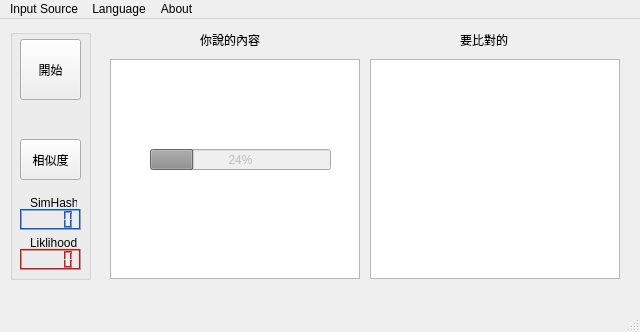
<?xml version="1.0" encoding="UTF-8"?>
<ui version="4.0">
 <class>MainWindow</class>
 <widget class="QMainWindow" name="MainWindow">
  <property name="geometry">
   <rect>
    <x>0</x>
    <y>0</y>
    <width>640</width>
    <height>332</height>
   </rect>
  </property>
  <property name="sizePolicy">
   <sizepolicy hsizetype="Fixed" vsizetype="Fixed">
    <horstretch>0</horstretch>
    <verstretch>0</verstretch>
   </sizepolicy>
  </property>
  <property name="windowTitle">
   <string>語音辨識小程式</string>
  </property>
  <widget class="QWidget" name="centralwidget">
   <widget class="QPlainTextEdit" name="plainTextEdit">
    <property name="geometry">
     <rect>
      <x>110</x>
      <y>40</y>
      <width>250</width>
      <height>220</height>
     </rect>
    </property>
    <property name="readOnly">
     <bool>true</bool>
    </property>
   </widget>
   <widget class="QPlainTextEdit" name="plainTextEdit_2">
    <property name="geometry">
     <rect>
      <x>370</x>
      <y>40</y>
      <width>250</width>
      <height>220</height>
     </rect>
    </property>
    <property name="plainText">
     <string/>
    </property>
   </widget>
   <widget class="QLabel" name="label">
    <property name="geometry">
     <rect>
      <x>200</x>
      <y>10</y>
      <width>71</width>
      <height>21</height>
     </rect>
    </property>
    <property name="text">
     <string>你說的內容</string>
    </property>
   </widget>
   <widget class="QLabel" name="label_2">
    <property name="geometry">
     <rect>
      <x>460</x>
      <y>10</y>
      <width>71</width>
      <height>21</height>
     </rect>
    </property>
    <property name="text">
     <string>要比對的</string>
    </property>
   </widget>
   <widget class="QGroupBox" name="groupBox">
    <property name="geometry">
     <rect>
      <x>10</x>
      <y>10</y>
      <width>81</width>
      <height>251</height>
     </rect>
    </property>
    <property name="title">
     <string/>
    </property>
    <widget class="QPushButton" name="pushButton">
     <property name="geometry">
      <rect>
       <x>10</x>
       <y>10</y>
       <width>61</width>
       <height>61</height>
      </rect>
     </property>
     <property name="text">
      <string>開始</string>
     </property>
    </widget>
    <widget class="QPushButton" name="compareButton">
     <property name="geometry">
      <rect>
       <x>10</x>
       <y>110</y>
       <width>61</width>
       <height>41</height>
      </rect>
     </property>
     <property name="text">
      <string>相似度</string>
     </property>
    </widget>
    <widget class="QLCDNumber" name="lcdNumber">
     <property name="geometry">
      <rect>
       <x>10</x>
       <y>180</y>
       <width>61</width>
       <height>21</height>
      </rect>
     </property>
     <property name="palette">
      <palette>
       <active>
        <colorrole role="Light">
         <brush brushstyle="SolidPattern">
          <color alpha="255">
           <red>0</red>
           <green>85</green>
           <blue>255</blue>
          </color>
         </brush>
        </colorrole>
       </active>
       <inactive>
        <colorrole role="Light">
         <brush brushstyle="SolidPattern">
          <color alpha="255">
           <red>0</red>
           <green>85</green>
           <blue>255</blue>
          </color>
         </brush>
        </colorrole>
       </inactive>
       <disabled>
        <colorrole role="Light">
         <brush brushstyle="SolidPattern">
          <color alpha="255">
           <red>0</red>
           <green>85</green>
           <blue>255</blue>
          </color>
         </brush>
        </colorrole>
       </disabled>
      </palette>
     </property>
    </widget>
    <widget class="QLCDNumber" name="lcdNumber_2">
     <property name="geometry">
      <rect>
       <x>10</x>
       <y>220</y>
       <width>61</width>
       <height>21</height>
      </rect>
     </property>
     <property name="palette">
      <palette>
       <active>
        <colorrole role="Light">
         <brush brushstyle="SolidPattern">
          <color alpha="255">
           <red>255</red>
           <green>0</green>
           <blue>0</blue>
          </color>
         </brush>
        </colorrole>
       </active>
       <inactive>
        <colorrole role="Light">
         <brush brushstyle="SolidPattern">
          <color alpha="255">
           <red>255</red>
           <green>0</green>
           <blue>0</blue>
          </color>
         </brush>
        </colorrole>
       </inactive>
       <disabled>
        <colorrole role="Light">
         <brush brushstyle="SolidPattern">
          <color alpha="255">
           <red>255</red>
           <green>0</green>
           <blue>0</blue>
          </color>
         </brush>
        </colorrole>
       </disabled>
      </palette>
     </property>
    </widget>
    <widget class="QLabel" name="label_3">
     <property name="geometry">
      <rect>
       <x>20</x>
       <y>168</y>
       <width>47</width>
       <height>12</height>
      </rect>
     </property>
     <property name="text">
      <string>SimHash</string>
     </property>
    </widget>
    <widget class="QLabel" name="label_4">
     <property name="geometry">
      <rect>
       <x>20</x>
       <y>208</y>
       <width>47</width>
       <height>12</height>
      </rect>
     </property>
     <property name="text">
      <string>Liklihood</string>
     </property>
    </widget>
   </widget>
   <widget class="QProgressBar" name="progressBar">
    <property name="enabled">
     <bool>false</bool>
    </property>
    <property name="geometry">
     <rect>
      <x>150</x>
      <y>130</y>
      <width>181</width>
      <height>21</height>
     </rect>
    </property>
    <property name="value">
     <number>24</number>
    </property>
   </widget>
   <zorder>groupBox</zorder>
   <zorder>plainTextEdit</zorder>
   <zorder>plainTextEdit_2</zorder>
   <zorder>label</zorder>
   <zorder>label_2</zorder>
   <zorder>progressBar</zorder>
  </widget>
  <widget class="QMenuBar" name="menubar">
   <property name="geometry">
    <rect>
     <x>0</x>
     <y>0</y>
     <width>640</width>
     <height>21</height>
    </rect>
   </property>
   <widget class="QMenu" name="menuTest">
    <property name="title">
     <string>About</string>
    </property>
    <addaction name="actionAbout"/>
   </widget>
   <widget class="QMenu" name="menuLanguage">
    <property name="title">
     <string>Language</string>
    </property>
    <addaction name="actionMandarin"/>
    <addaction name="actionEnglish"/>
    <addaction name="separator"/>
   </widget>
   <widget class="QMenu" name="menuInput_Source">
    <property name="title">
     <string>Input Source</string>
    </property>
    <widget class="QMenu" name="menuAudio_File">
     <property name="title">
      <string>Audio File</string>
     </property>
     <addaction name="actionOpen"/>
    </widget>
    <addaction name="actionMicrophone"/>
    <addaction name="menuAudio_File"/>
    <addaction name="separator"/>
    <addaction name="actionExit"/>
   </widget>
   <addaction name="menuInput_Source"/>
   <addaction name="menuLanguage"/>
   <addaction name="menuTest"/>
  </widget>
  <widget class="QStatusBar" name="statusbar"/>
  <action name="actionAbout">
   <property name="text">
    <string>關於</string>
   </property>
   <property name="iconText">
    <string>About</string>
   </property>
  </action>
  <action name="actionExit">
   <property name="text">
    <string>離開</string>
   </property>
  </action>
  <action name="actionMandarin">
   <property name="checkable">
    <bool>true</bool>
   </property>
   <property name="checked">
    <bool>false</bool>
   </property>
   <property name="text">
    <string>中文</string>
   </property>
   <property name="toolTip">
    <string>中文</string>
   </property>
  </action>
  <action name="actionEnglish">
   <property name="checkable">
    <bool>true</bool>
   </property>
   <property name="checked">
    <bool>true</bool>
   </property>
   <property name="text">
    <string>English</string>
   </property>
  </action>
  <action name="actionMicrophone">
   <property name="checkable">
    <bool>true</bool>
   </property>
   <property name="checked">
    <bool>true</bool>
   </property>
   <property name="text">
    <string>Microphone</string>
   </property>
  </action>
  <action name="actionOpen">
   <property name="text">
    <string>Open....</string>
   </property>
  </action>
 </widget>
 <resources/>
 <connections/>
</ui>
